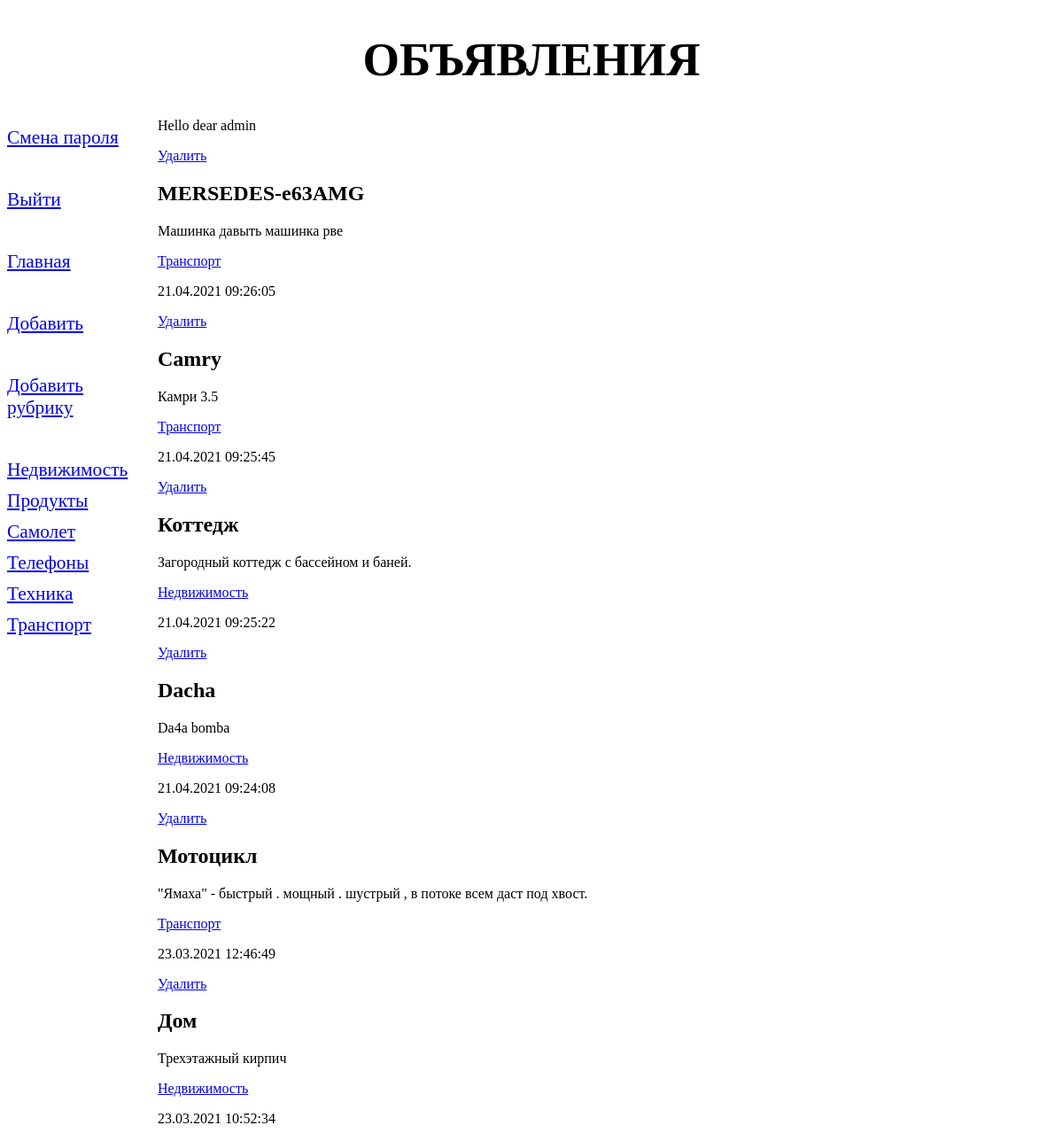
The page /bboard/ (signed in) on the database its author committed.
### bboard/models.py (models this page shows, shortened)
class Rubric(models.Model):
    name=models.CharField(max_length=50,verbose_name='Название')
    order=models.SmallIntegerField(default=0,db_index=True)
    class Meta():
        verbose_name='Рубрика'
        verbose_name_plural='Рубрики'
        ordering=['order','name']

class Bb(models.Model):
    title = models.CharField(max_length=50,verbose_name='Товар')
    content = models.TextField(null=True,blank=True,verbose_name='Описание')
    price = models.FloatField(null=True,blank=True,verbose_name='Цена')
    published = models.DateTimeField(auto_now_add=True,db_index=True,verbose_name='Опубликованно')
    rubric = models.ForeignKey('Rubric', null=True,on_delete=models.PROTECT,verbose_name='Рубрика')
    class Meta():
        verbose_name = 'Объявление'
        verbose_name_plural = 'Объявления'
        ordering = ['-published']

### bboard/views.py (the view)
# urls.py: path('',index,name='index'),
def index(request):
    bbs = Bb.objects.all()
    rubrics = Rubric.objects.all()
    context = {'bbs':bbs,'rubrics':rubrics}
    return render(request,'bboard/index.html',context)

### bboard/templates/bboard/index.html (shortened to what this page needs)
{% extends 'layout/basic.html' %}
{% block content %}
{% if user.is_authenticated %}
<p>Hello dear {{ user.username }}</p>
{% endif %}
{% for bb in bbs %}
<div>
    {% if user.is_authenticated %}
    <a href="{% url 'bb_delete' bb.pk %}">Удалить</a>
    {% endif %}
    <h2>{{ bb.title }}</h2>
    <p>{{ bb.content }}</p>
    <p><a href="{% url 'by_rubric' bb.rubric.pk %}">{{ bb.rubric.name }}</a></p>
    <p>{{ bb.published|date:"d.m.Y H:i:s"}}</p>
</div>
{% endfor %}
{% endblock %}

### bboard/templates/layout/basic.html (shortened to what this page needs)
{% load static %}
<!DOCTYPE html>
<html lang="en">
<head>
    <link rel="stylesheet"  type="text/css" href="{% static 'style.css' %}">
</head>
<body>
<header>
    <h1>Объявления</h1>
</header>
<nav>
    {% if not user.is_authenticated %}
    <a href="{% url 'login' %}">Войти</a>
    {% else %}
    <a href="{% url 'password_change' %}">Смена пароля</a>
    <br>
    <a href="{% url 'logout' %}">Выйти</a>
    {% endif %}
    <br>
    <a href="{% url 'index' %}">Главная</a>
    <br>
    {% if user.is_authenticated %}
    <a href="{% url 'add' %}">Добавить</a>
    <br>
    <a href="{% url 'add_rubrics' %}">Добавить рубрику</a>
    <br>
    {% endif %}
    {% for rubric in rubrics %}
    <a href="{% url 'by_rubric' rubric.pk %}">{{ rubric.name }}</a>
    {% endfor %}
</nav>
<section>
    {% block content %}
    {% endblock %}
</section>
</body>
</html>

### bboard/static/style.css (style rules this page uses)
header h1 { font-size: 40pt; text-transform: uppercase; text-align: center; }
nav { font-size: 16pt; width: 150px; float: left; }
nav a { display: block; margin: 10px 0px; }
section { margin-left: 170px; }

### rows shown on the page
Rubric: name "Недвижимость"
Rubric: name "Продукты"
Rubric: name "Самолет"
Rubric: name "Телефоны"
Rubric: name "Техника"
Rubric: name "Транспорт"
Bb: title "MERSEDES-e63AMG", content "Машинка давыть машинка рве", rubric.name "Транспорт", published "21.04.2021 09:26:05"
Bb: title "Camry", content "Камри 3.5", rubric.name "Транспорт", published "21.04.2021 09:25:45"
Bb: title "Коттедж", content "Загородный коттедж с бассейном и баней.", rubric.name "Недвижимость", published "21.04.2021 09:25:22"
Bb: title "Dacha", content "Da4a bomba", rubric.name "Недвижимость", published "21.04.2021 09:24:08"
Bb: title "Мотоцикл", content "\"Ямаха\" - быстрый . мощный . шустрый , в потоке всем даст под хвост.", rubric.name "Транспорт", published "23.03.2021 12:46:49"
Bb: title "Дом", content "Трехэтажный кирпич", rubric.name "Недвижимость", published "23.03.2021 10:52:34"

### other values the page prints
{{ user.username }} "admin"
